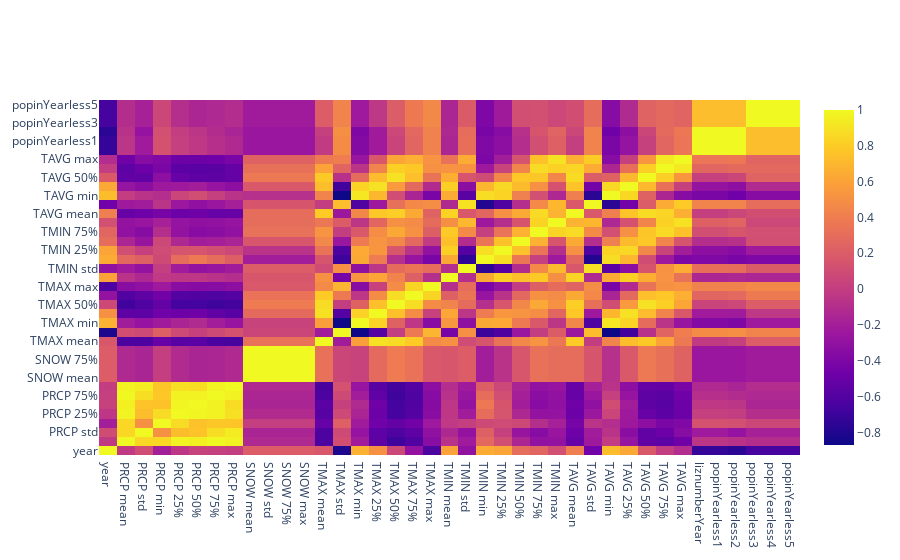

Notebook cell for this chart:
### Markdown cell above
### Spring

### Code cell
corrPortal_spring = df_reg_season.loc[(df_reg_season.source=='portal')&(df_reg_season.season.isin(['spring']))]\
.drop(columns=['PRCP count', 'SNOW count', 'TMAX count', 'TMIN count', 'TAVG count','propFemale',
              'SNOW min', 'SNOW 25%', 'SNOW 50%',]).corr()
testx = corrPortal_spring.columns
testy = corrPortal_spring.index
testz = corrPortal_spring.values
test = go.Figure(go.Heatmap(x=testx,y=testy,z=testz))
plot(test, filename = 'portal spring correlation matrix.html')
iplot(test, filename = 'portal spring correlation matrix.html')

### Figure 1 — Plotly figure (JSON) as saved in the notebook; plotly's stock layout.template omitted (floating-point values rounded to 4 significant figures; data arrays with more than 128 entries replaced by an {"elided": "..."} marker saying what was removed)
{"data": [{"type": "heatmap", "x": ["year", "PRCP mean", "PRCP std", "PRCP min", "PRCP 25%", "PRCP 50%", "PRCP 75%", "PRCP max", "SNOW mean", "SNOW std", "SNOW 75%", "SNOW max", "TMAX mean", "TMAX std", "TMAX min", "TMAX 25%", "TMAX 50%", "TMAX 75%", "TMAX max", "TMIN mean", "TMIN std", "TMIN min", "TMIN 25%", "TMIN 50%", "TMIN 75%", "TMIN max", "TAVG mean", "TAVG std", "TAVG min", "TAVG 25%", "TAVG 50%", "TAVG 75%", "TAVG max", "liznumberYear", "popinYearless1", "popinYearless2", "popinYearless3", "popinYearless4", "popinYearless5"], "y": ["year", "PRCP mean", "PRCP std", "PRCP min", "PRCP 25%", "PRCP 50%", "PRCP 75%", "PRCP max", "SNOW mean", "SNOW std", "SNOW 75%", "SNOW max", "TMAX mean", "TMAX std", "TMAX min", "TMAX 25%", "TMAX 50%", "TMAX 75%", "TMAX max", "TMIN mean", "TMIN std", "TMIN min", "TMIN 25%", "TMIN 50%", "TMIN 75%", "TMIN max", "TAVG mean", "TAVG std", "TAVG min", "TAVG 25%", "TAVG 50%", "TAVG 75%", "TAVG max", "liznumberYear", "popinYearless1", "popinYearless2", "popinYearless3", "popinYearless4", "popinYearless5"], "z": {"elided": "39x39 float values"}}], "layout": {}}
